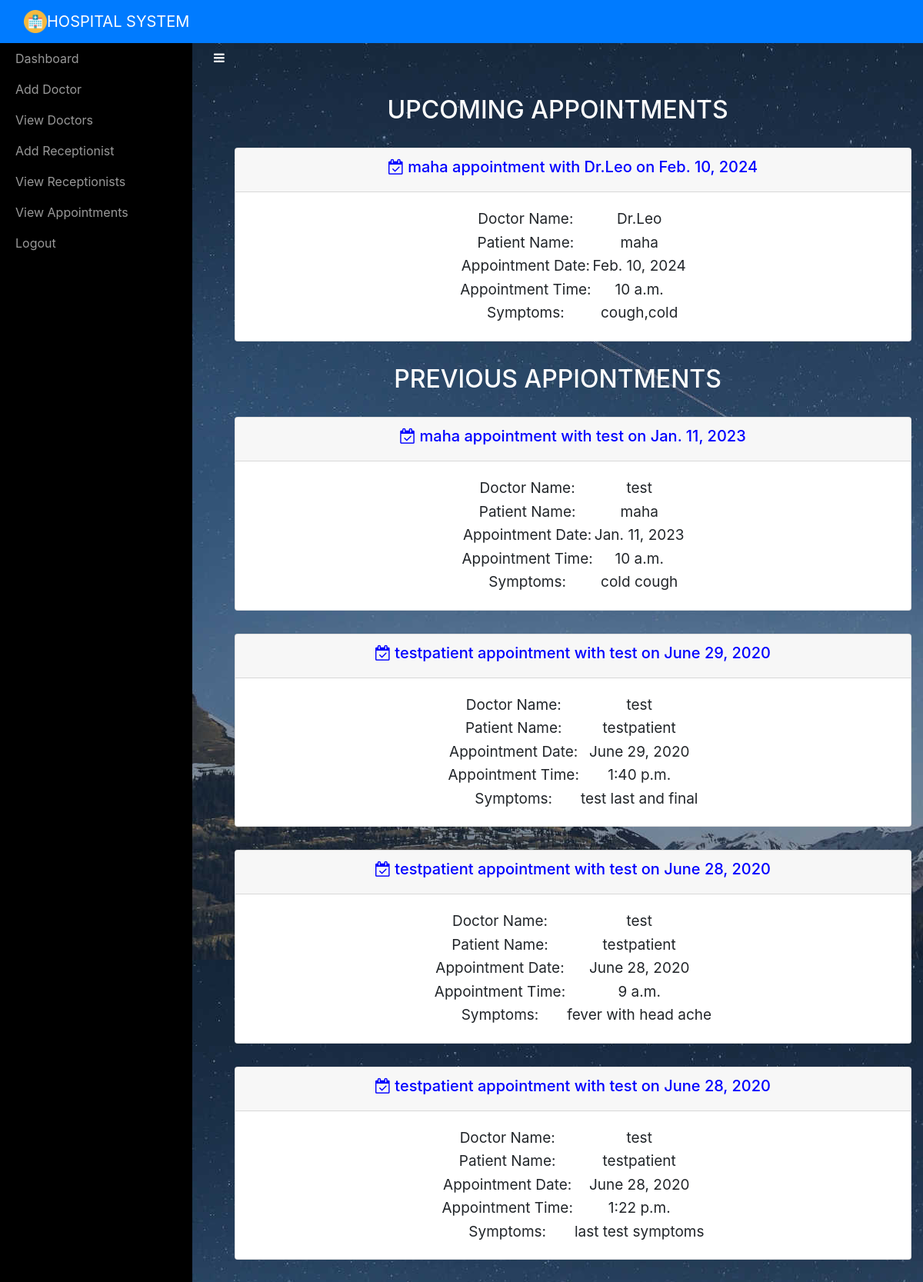
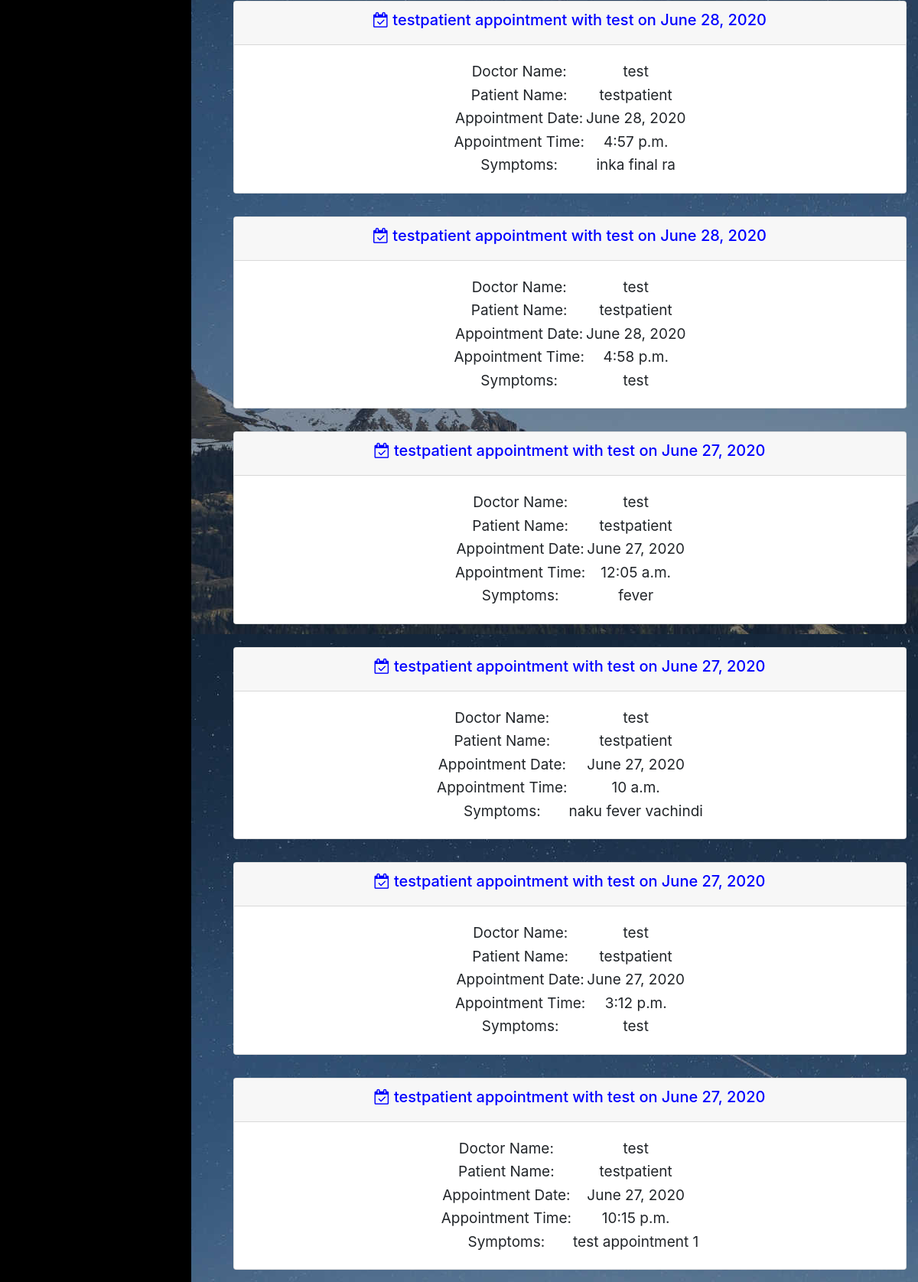
/adminviewAppointment/ (signed in), run on the app's committed database (2 pictures, top to bottom).
### sitehandler/models.py (models this page shows, shortened)
class Appointment(models.Model):
	doctorname = models.CharField(max_length=50)
	doctoremail = models.EmailField(max_length=50)
	patientname = models.CharField(max_length=50)
	patientemail = models.EmailField(max_length=50)
	appointmentdate = models.DateField(max_length=10)
	appointmenttime = models.TimeField(max_length=10)
	symptoms = models.CharField(max_length=100)
	status = models.BooleanField()
	prescription = models.CharField(max_length=200)

### sitehandler/views.py (the view)
# urls.py: path('adminviewAppointment/',adminviewAppointment,name='adminviewAppointment'),
def adminviewAppointment(request):
	if not request.user.is_staff:
		return redirect('login_admin')
	upcomming_appointments = Appointment.objects.filter(appointmentdate__gte=timezone.now(),status=True).order_by('appointmentdate')
	previous_appointments = Appointment.objects.filter(appointmentdate__lt=timezone.now()).order_by('-appointmentdate') | Appointment.objects.filter(status=False).order_by('-appointmentdate')
	d = { "upcomming_appointments" : upcomming_appointments, "previous_appointments" : previous_appointments }
	return render(request,'adminviewappointments.html',d)

### sitehandler/templates/adminviewappointments.html (shortened to what this page needs)
<!DOCTYPE html>
<html>
<head>
    {% include 'include.html' %}
    {% load static %}
</head>
<body style="background-image: url(&quot;{% static 'img/star-sky.jpg' %}&quot;);">
    {% include 'adminnav.html' %}
    <div id="wrapper">
        {% include 'admin_include.html' %}
        <div class="page-content-wrapper">
            <div class="container-fluid"><a class="btn btn-link" role="button" id="menu-toggle" href="#menu-toggle" style="color: white;"><i class="fa fa-bars"></i></a>
                <h2 class="text-center" style="color: white;">UPCOMING APPOINTMENTS</h2>
                <div class="text-center" role="tablist" id="accordion-1">
                    {% for i in upcomming_appointments %}
                    <ul class = "collapsible popout text-center" data-collapsible = "accordion">
                        <li class="card">
                            <div class = "card-header collapsible-header">
                                <h5 style="color:blue;"><a><i class="fa fa-calendar-check-o"></i>  {{ i.patientname }} appointment with {{ i.doctorname }} on {{i.appointmentdate}}</a></h5>
                            </div>
                            <div class = "card-body collapsible-body">
                                <table align="center" class="card-text" style="font-size: 19px;">
                                    <tr>
                                        <td>Doctor Name:</td>
                                        <td>{{i.doctorname}}</td>
                                    </tr>
                                    <tr>
                                        <td>Patient Name:</td>
                                        <td>{{i.patientname}}</td>
                                    </tr>
                                    <tr>
                                        <td>Appointment Date:</td>
                                        <td>{{i.appointmentdate}}</td>
                                    </tr>
                                    <tr>
                                        <td>Appointment Time:</td>
                                        <td>{{i.appointmenttime}}</td>
                                    </tr>
                                    <tr>
                                        <td>Symptoms:</td>
                                        <td>{{i.symptoms}}</td>
                                    </tr>
                                </table>
                            </div>
                        </li>
                    </ul>
                    {% endfor %}
                </div>
                <h2 class="text-center" style="color: white;">PREVIOUS APPIONTMENTS</h2>
                <div class="text-center" role="tablist" id="accordion-2">
                    {% for j in previous_appointments %}
                    <ul class = "collapsible popout text-center" data-collapsible = "accordion">
                        <li class="card">
                            <div class = "card-header collapsible-header">
                                <h5 style="color:blue;"><a><i class="fa fa-calendar-check-o"></i>  {{ j.patientname }} appointment with {{ j.doctorname }} on {{j.appointmentdate}}</a></h5>
                            </div>
                            <div class = "card-body collapsible-body">
                                <table align="center" class="card-text" style="font-size: 19px;">
                                    <tr>
                                        <td>Doctor Name:</td>
                                        <td>{{j.doctorname}}</td>
                                    </tr>
                                    <tr>
                                        <td>Patient Name:</td>
                                        <td>{{j.patientname}}</td>
                                    </tr>
                                    <tr>
                                        <td>Appointment Date:</td>
                                        <td>{{j.appointmentdate}}</td>
                                    </tr>
                                    <tr>
                                        <td>Appointment Time:</td>
                                        <td>{{j.appointmenttime}}</td>
                                    </tr>
                                    <tr>
                                        <td>Symptoms:</td>
                                        <td>{{j.symptoms}}</td>
                                    </tr>
                                </table>
                            </div>
                        </li>
                    </ul>
                    {% endfor %}
                </div>
            </div>
        </div>
    </div>
</body>
</html>

### sitehandler/static/css/Sidebar-Menu-1.css (style rules this page uses)
body { overflow-x: hidden; }
#wrapper { padding-left: 0; -webkit-transition: all 0.5s ease; -moz-transition: all 0.5s ease; -o-transition: all 0.5s ease; transition: all 0.5s ease; }
@media (min-width:768px) { #wrapper { padding-left: 250px; } }

### sitehandler/static/css/Sidebar-Menu.css (style rules this page uses)
#wrapper { padding-left: 0; -webkit-transition: all 0.5s ease; -moz-transition: all 0.5s ease; -o-transition: all 0.5s ease; transition: all 0.5s ease; }
@media (min-width:768px) { #wrapper { padding-left: 250px; } }

### sitehandler/static/css/styles.css (style rules this page uses)
.text-center { margin-top: 30px; }

### data on the page
Appointment: patientname "maha", doctorname "Dr.Leo", appointmentdate "Feb. 10, 2024", appointmenttime "10 a.m.", symptoms "cough,cold"
Appointment: patientname "maha", doctorname "test", appointmentdate "Jan. 11, 2023", appointmenttime "10 a.m.", symptoms "cold cough"
Appointment: patientname "testpatient", doctorname "test", appointmentdate "June 29, 2020", appointmenttime "1:40 p.m.", symptoms "test last and final"
Appointment: patientname "testpatient", doctorname "test", appointmentdate "June 28, 2020", appointmenttime "9 a.m.", symptoms "fever with head ache"
Appointment: patientname "testpatient", doctorname "test", appointmentdate "June 28, 2020", appointmenttime "1:22 p.m.", symptoms "last test symptoms"
Appointment: patientname "testpatient", doctorname "test", appointmentdate "June 28, 2020", appointmenttime "4:57 p.m.", symptoms "inka final ra"
Appointment: patientname "testpatient", doctorname "test", appointmentdate "June 28, 2020", appointmenttime "4:58 p.m.", symptoms "test"
Appointment: patientname "testpatient", doctorname "test", appointmentdate "June 27, 2020", appointmenttime "12:05 a.m.", symptoms "fever"
Appointment: patientname "testpatient", doctorname "test", appointmentdate "June 27, 2020", appointmenttime "10 a.m.", symptoms "naku fever vachindi"
Appointment: patientname "testpatient", doctorname "test", appointmentdate "June 27, 2020", appointmenttime "3:12 p.m.", symptoms "test"
Appointment: patientname "testpatient", doctorname "test", appointmentdate "June 27, 2020", appointmenttime "10:15 p.m.", symptoms "test appointment 1"
